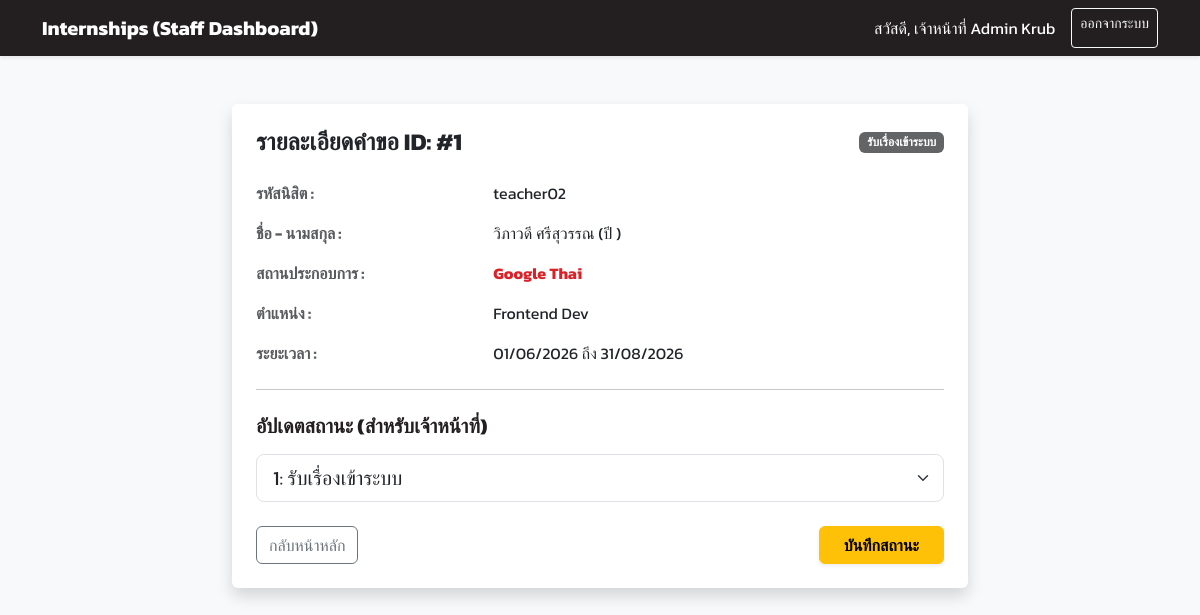
Before: /staff_view.php?id=1 (signed in) with the older database file.
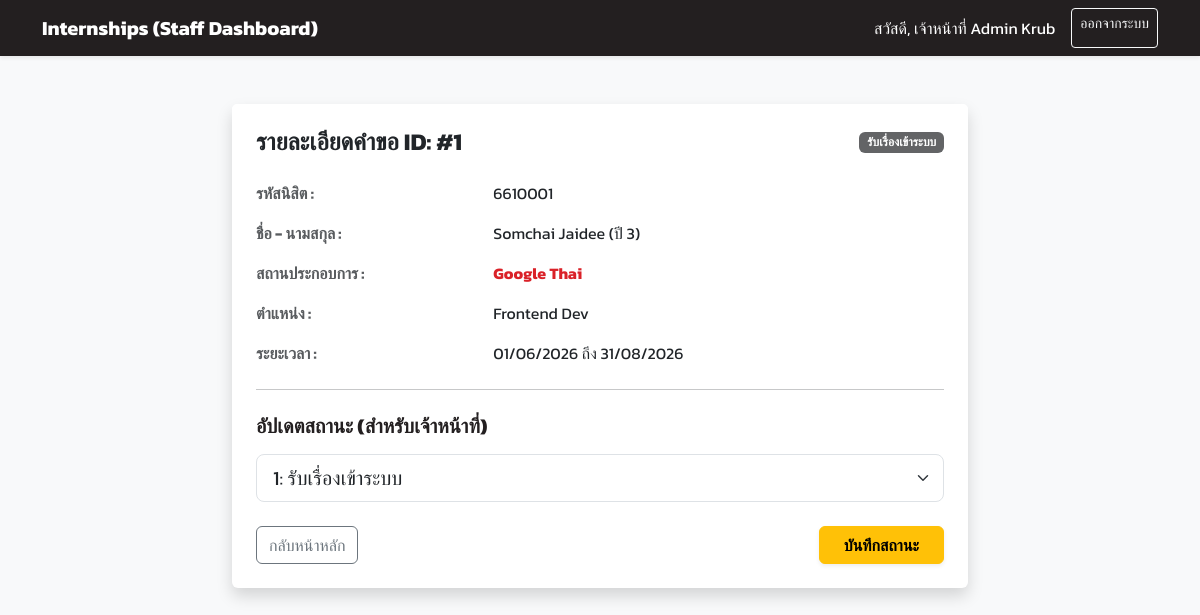
After: the same page with the newer database file.
### tables this page shows
CREATE TABLE `internship_requests` (
  `id` int(11) NOT NULL AUTO_INCREMENT,
  `student_id` int(11) NOT NULL,
  `company_name` varchar(255) NOT NULL,
  `position` varchar(255) NOT NULL,
  `start_date` date NOT NULL,
  `end_date` date NOT NULL,
  `status` int(11) NOT NULL DEFAULT 1 COMMENT '1: Received, 2: Advisor Approved, 3: Letter Issued, 4: Finished, 9: Canceled',
  `created_at` timestamp NOT NULL DEFAULT CURRENT_TIMESTAMP,
  PRIMARY KEY (`id`),
  FOREIGN KEY (`student_id`) REFERENCES `users`(`id`) ON DELETE CASCADE
);

CREATE TABLE `users` (
  `id` int(11) NOT NULL AUTO_INCREMENT,
  `username` varchar(50) NOT NULL UNIQUE,
  `password` varchar(255) NOT NULL,
  `role` enum('student','staff','teacher') NOT NULL,
  `first_name` varchar(100) NOT NULL,
  `last_name` varchar(100) NOT NULL,
  `title` varchar(50) DEFAULT NULL,
  `year_level` int(11) DEFAULT NULL,
  `profile_image` varchar(255) DEFAULT NULL,
  `education` text DEFAULT NULL,
  PRIMARY KEY (`id`)
);

### staff_view.php (the view, shortened to what this page needs)
<?php
include 'config.php';
$request_id = intval($_GET['id']);
$sql = "SELECT ir.*, u.first_name, u.last_name, u.username as student_id_code, u.year_level
        FROM internship_requests ir
        JOIN users u ON ir.student_id = u.id
        WHERE ir.id = $request_id";
$result = $conn->query($sql);
$row = $result->fetch_assoc();
?>
<!DOCTYPE html>
<html lang="th">
<head>
    <link href="https://cdn.jsdelivr.net/npm/bootstrap@5.3.0/dist/css/bootstrap.min.css" rel="stylesheet">
    <link rel="stylesheet" href="swu-theme.css">
</head>
<body>
<nav class="navbar navbar-expand-lg navbar-dark bg-dark shadow-sm">
  <div class="container">
    <a class="navbar-brand fw-bold" href="staff_dashboard.php">Internships (Staff Dashboard)</a>
    <div class="d-flex">
        <span class="navbar-text text-white me-3">สวัสดี, เจ้าหน้าที่ <?= $_SESSION['name'] ?></span>
        <a href="logout.php" class="btn btn-outline-light btn-sm">ออกจากระบบ</a>
    </div>
  </div>
</nav>
<div class="container mt-5">
    <div class="row justify-content-center">
        <div class="col-md-8">
            <div class="card shadow border-0">
                <div class="card-header bg-white pb-0 border-0 pt-4 px-4 d-flex justify-content-between align-items-center">
                    <h4 class="fw-bold mb-0">รายละเอียดคำขอ ID: #<?= $row['id'] ?></h4>
                    <?= getStatusLabel($row['status']) ?>
                </div>
                <div class="card-body p-4">
                    <div class="row mb-3">
                        <div class="col-md-4 text-muted fw-bold">รหัสนิสิต :</div>
                        <div class="col-md-8"><?= htmlspecialchars($row['student_id_code']) ?></div>
                    </div>
                    <div class="row mb-3">
                        <div class="col-md-4 text-muted fw-bold">ชื่อ - นามสกุล :</div>
                        <div class="col-md-8"><?= htmlspecialchars($row['first_name'] . ' ' . $row['last_name']) ?> (ปี <?= $row['year_level'] ?>)</div>
                    </div>
                    <div class="row mb-3">
                        <div class="col-md-4 text-muted fw-bold">สถานประกอบการ :</div>
                        <div class="col-md-8 fw-bold text-primary"><?= htmlspecialchars($row['company_name']) ?></div>
                    </div>
                    <div class="row mb-3">
                        <div class="col-md-4 text-muted fw-bold">ตำแหน่ง :</div>
                        <div class="col-md-8"><?= htmlspecialchars($row['position']) ?></div>
                    </div>
                    <div class="row mb-3">
                        <div class="col-md-4 text-muted fw-bold">ระยะเวลา :</div>
                        <div class="col-md-8"><?= date('d/m/Y', strtotime($row['start_date'])) ?> ถึง <?= date('d/m/Y', strtotime($row['end_date'])) ?></div>
                    </div>
                    <hr class="my-4">
                    <h5 class="fw-bold text-dark mb-3">อัปเดตสถานะ (สำหรับเจ้าหน้าที่)</h5>
                    <form method="POST" action="">
                        <div class="mb-3">
                            <select class="form-select form-select-lg" name="status" required>
                                <option value="1" <?= $row['status'] == 1 ? 'selected' : '' ?>>1: รับเรื่องเข้าระบบ</option>
                            </select>
                        </div>
                        <div class="d-flex justify-content-between mt-4">
                            <a href="staff_dashboard.php" class="btn btn-outline-secondary">กลับหน้าหลัก</a>
                            <button type="submit" class="btn btn-warning fw-bold px-4 shadow-sm">บันทึกสถานะ</button>
                        </div>
                    </form>
                </div>
            </div>
        </div>
    </div>
</div>
</body>
</html>

Changed rows visible on the page:
changed through a linked row, internship_requests "Google Thai": student.username "teacher02" → "6610001"; student.last_name "วิภาวดี ศรีสุวรรณ" → "Somchai Jaidee"; student.year_level (not shown) → "3"
